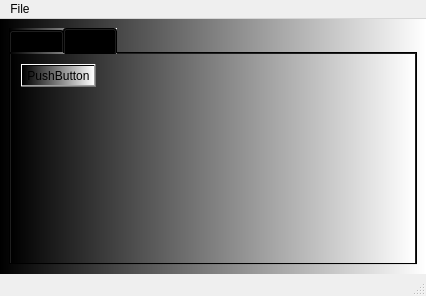
<?xml version="1.0" encoding="UTF-8"?>
<ui version="4.0">
 <class>MainWindow</class>
 <widget class="QMainWindow" name="MainWindow">
  <property name="geometry">
   <rect>
    <x>0</x>
    <y>0</y>
    <width>426</width>
    <height>296</height>
   </rect>
  </property>
  <property name="windowTitle">
   <string>MainWindow</string>
  </property>
  <widget class="QWidget" name="centralwidget">
   <property name="styleSheet">
    <string notr="true">background-color: qlineargradient(spread:pad, x1:0, y1:0, x2:1, y2:0, stop:0 rgba(0, 0, 0, 255), stop:1 rgba(255, 255, 255, 255));</string>
   </property>
   <layout class="QVBoxLayout" name="verticalLayout">
    <item>
     <widget class="QTabWidget" name="tabWidget">
      <property name="currentIndex">
       <number>1</number>
      </property>
      <widget class="QWidget" name="tab">
       <property name="styleSheet">
        <string notr="true">QWidget{
background-color: rgb(0, 0, 255);
}

QPushButton{
background-color: rgb(255, 255, 255);
}

QPushButton#pushButton_set_label{
background-color: rgb(255, 0, 255);
}
</string>
       </property>
       <attribute name="title">
        <string>Tab 1</string>
       </attribute>
       <widget class="QWidget" name="verticalLayoutWidget">
        <property name="geometry">
         <rect>
          <x>0</x>
          <y>0</y>
          <width>341</width>
          <height>201</height>
         </rect>
        </property>
        <layout class="QVBoxLayout" name="verticalLayout_2">
         <item>
          <widget class="QLabel" name="label">
           <property name="font">
            <font>
             <pointsize>18</pointsize>
            </font>
           </property>
           <property name="text">
            <string>TextLabel</string>
           </property>
           <property name="alignment">
            <set>Qt::AlignCenter</set>
           </property>
          </widget>
         </item>
         <item>
          <layout class="QHBoxLayout" name="horizontalLayout">
           <item>
            <widget class="QPushButton" name="pushButton_clear">
             <property name="text">
              <string>Clear label</string>
             </property>
            </widget>
           </item>
           <item>
            <widget class="QPushButton" name="pushButton_set_label">
             <property name="text">
              <string>Set label</string>
             </property>
            </widget>
           </item>
          </layout>
         </item>
        </layout>
       </widget>
      </widget>
      <widget class="QWidget" name="tab_2">
       <property name="autoFillBackground">
        <bool>false</bool>
       </property>
       <attribute name="title">
        <string>Tab 2</string>
       </attribute>
       <widget class="QPushButton" name="pushButton">
        <property name="geometry">
         <rect>
          <x>10</x>
          <y>10</y>
          <width>75</width>
          <height>23</height>
         </rect>
        </property>
        <property name="text">
         <string>PushButton</string>
        </property>
       </widget>
      </widget>
     </widget>
    </item>
   </layout>
  </widget>
  <widget class="QMenuBar" name="menubar">
   <property name="geometry">
    <rect>
     <x>0</x>
     <y>0</y>
     <width>426</width>
     <height>26</height>
    </rect>
   </property>
   <widget class="QMenu" name="menuFile">
    <property name="title">
     <string>File</string>
    </property>
    <addaction name="actionNew"/>
    <addaction name="separator"/>
    <addaction name="actionExit"/>
   </widget>
   <addaction name="menuFile"/>
  </widget>
  <widget class="QStatusBar" name="statusbar">
   <property name="statusTip">
    <string>Text displayed</string>
   </property>
  </widget>
  <action name="actionNew">
   <property name="icon">
    <iconset>
     <normaloff>../icons/new_icon.png</normaloff>../icons/new_icon.png</iconset>
   </property>
   <property name="text">
    <string>New</string>
   </property>
   <property name="statusTip">
    <string>New File</string>
   </property>
  </action>
  <action name="actionExit">
   <property name="icon">
    <iconset>
     <normaloff>../icons/exit_icon.png</normaloff>../icons/exit_icon.png</iconset>
   </property>
   <property name="text">
    <string>Exit</string>
   </property>
  </action>
 </widget>
 <resources/>
 <connections>
  <connection>
   <sender>pushButton_clear</sender>
   <signal>clicked()</signal>
   <receiver>label</receiver>
   <slot>clear()</slot>
   <hints>
    <hint type="sourcelabel">
     <x>112</x>
     <y>200</y>
    </hint>
    <hint type="destinationlabel">
     <x>178</x>
     <y>100</y>
    </hint>
   </hints>
  </connection>
  <connection>
   <sender>pushButton</sender>
   <signal>clicked()</signal>
   <receiver>MainWindow</receiver>
   <slot>slot1()</slot>
   <hints>
    <hint type="sourcelabel">
     <x>41</x>
     <y>73</y>
    </hint>
    <hint type="destinationlabel">
     <x>61</x>
     <y>0</y>
    </hint>
   </hints>
  </connection>
 </connections>
 <slots>
  <slot>slot1()</slot>
 </slots>
</ui>
